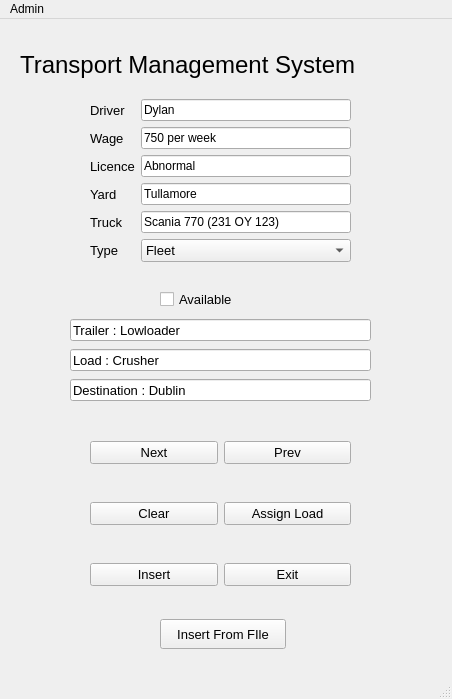
<?xml version="1.0" encoding="UTF-8"?>
<ui version="4.0">
 <class>MainWindow</class>
 <widget class="QMainWindow" name="MainWindow">
  <property name="geometry">
   <rect>
    <x>0</x>
    <y>0</y>
    <width>452</width>
    <height>699</height>
   </rect>
  </property>
  <property name="windowTitle">
   <string>MainWindow</string>
  </property>
  <widget class="QWidget" name="centralwidget">
   <widget class="QLabel" name="label">
    <property name="geometry">
     <rect>
      <x>20</x>
      <y>20</y>
      <width>421</width>
      <height>51</height>
     </rect>
    </property>
    <property name="font">
     <font>
      <pointsize>18</pointsize>
     </font>
    </property>
    <property name="text">
     <string>Transport Management System</string>
    </property>
   </widget>
   <widget class="QWidget" name="formLayoutWidget">
    <property name="geometry">
     <rect>
      <x>90</x>
      <y>80</y>
      <width>261</width>
      <height>184</height>
     </rect>
    </property>
    <layout class="QFormLayout" name="formLayout">
     <item row="0" column="0">
      <widget class="QLabel" name="label_2">
       <property name="font">
        <font>
         <pointsize>10</pointsize>
        </font>
       </property>
       <property name="text">
        <string>Driver</string>
       </property>
      </widget>
     </item>
     <item row="0" column="1">
      <widget class="QLineEdit" name="driverName">
       <property name="font">
        <font>
         <pointsize>9</pointsize>
        </font>
       </property>
       <property name="text">
        <string>Dylan</string>
       </property>
      </widget>
     </item>
     <item row="1" column="0">
      <widget class="QLabel" name="label_3">
       <property name="font">
        <font>
         <pointsize>10</pointsize>
        </font>
       </property>
       <property name="text">
        <string>Wage</string>
       </property>
      </widget>
     </item>
     <item row="1" column="1">
      <widget class="QLineEdit" name="driverWage">
       <property name="font">
        <font>
         <pointsize>9</pointsize>
        </font>
       </property>
       <property name="text">
        <string>750 per week</string>
       </property>
      </widget>
     </item>
     <item row="2" column="0">
      <widget class="QLabel" name="label_4">
       <property name="font">
        <font>
         <pointsize>10</pointsize>
        </font>
       </property>
       <property name="text">
        <string>Licence</string>
       </property>
      </widget>
     </item>
     <item row="2" column="1">
      <widget class="QLineEdit" name="licenceType">
       <property name="font">
        <font>
         <pointsize>9</pointsize>
        </font>
       </property>
       <property name="text">
        <string>Abnormal</string>
       </property>
      </widget>
     </item>
     <item row="3" column="0">
      <widget class="QLabel" name="label_5">
       <property name="font">
        <font>
         <pointsize>10</pointsize>
        </font>
       </property>
       <property name="text">
        <string>Yard</string>
       </property>
      </widget>
     </item>
     <item row="3" column="1">
      <widget class="QLineEdit" name="yardLocation">
       <property name="font">
        <font>
         <pointsize>9</pointsize>
        </font>
       </property>
       <property name="text">
        <string>Tullamore</string>
       </property>
      </widget>
     </item>
     <item row="4" column="0">
      <widget class="QLabel" name="label_6">
       <property name="font">
        <font>
         <pointsize>10</pointsize>
        </font>
       </property>
       <property name="text">
        <string>Truck</string>
       </property>
      </widget>
     </item>
     <item row="4" column="1">
      <widget class="QLineEdit" name="assignedTruck">
       <property name="font">
        <font>
         <pointsize>9</pointsize>
        </font>
       </property>
       <property name="text">
        <string>Scania 770 (231 OY 123)</string>
       </property>
      </widget>
     </item>
     <item row="5" column="0">
      <widget class="QLabel" name="label_7">
       <property name="font">
        <font>
         <pointsize>10</pointsize>
        </font>
       </property>
       <property name="text">
        <string>Type</string>
       </property>
      </widget>
     </item>
     <item row="5" column="1">
      <widget class="QComboBox" name="typeComboBox">
       <property name="font">
        <font>
         <pointsize>10</pointsize>
        </font>
       </property>
       <item>
        <property name="text">
         <string>Fleet</string>
        </property>
       </item>
       <item>
        <property name="text">
         <string>Truck</string>
        </property>
       </item>
       <item>
        <property name="text">
         <string>Driver</string>
        </property>
       </item>
      </widget>
     </item>
    </layout>
   </widget>
   <widget class="QCheckBox" name="availCheckBox">
    <property name="geometry">
     <rect>
      <x>160</x>
      <y>270</y>
      <width>91</width>
      <height>20</height>
     </rect>
    </property>
    <property name="font">
     <font>
      <pointsize>10</pointsize>
     </font>
    </property>
    <property name="text">
     <string>Available</string>
    </property>
   </widget>
   <widget class="QWidget" name="gridLayoutWidget">
    <property name="geometry">
     <rect>
      <x>90</x>
      <y>390</y>
      <width>261</width>
      <height>211</height>
     </rect>
    </property>
    <layout class="QGridLayout" name="gridLayout">
     <item row="2" column="0">
      <widget class="QPushButton" name="insertButton">
       <property name="font">
        <font>
         <pointsize>10</pointsize>
        </font>
       </property>
       <property name="text">
        <string>Insert</string>
       </property>
      </widget>
     </item>
     <item row="0" column="0">
      <widget class="QPushButton" name="nextButton">
       <property name="font">
        <font>
         <pointsize>10</pointsize>
        </font>
       </property>
       <property name="text">
        <string>Next</string>
       </property>
      </widget>
     </item>
     <item row="0" column="1">
      <widget class="QPushButton" name="prevButton">
       <property name="font">
        <font>
         <pointsize>10</pointsize>
        </font>
       </property>
       <property name="text">
        <string>Prev</string>
       </property>
      </widget>
     </item>
     <item row="1" column="1">
      <widget class="QPushButton" name="assignLoadButton">
       <property name="font">
        <font>
         <pointsize>10</pointsize>
        </font>
       </property>
       <property name="text">
        <string>Assign Load</string>
       </property>
      </widget>
     </item>
     <item row="1" column="0">
      <widget class="QPushButton" name="clearButton">
       <property name="font">
        <font>
         <pointsize>10</pointsize>
        </font>
       </property>
       <property name="text">
        <string>Clear</string>
       </property>
      </widget>
     </item>
     <item row="2" column="1">
      <widget class="QPushButton" name="exitButton">
       <property name="font">
        <font>
         <pointsize>10</pointsize>
        </font>
       </property>
       <property name="text">
        <string>Exit</string>
       </property>
      </widget>
     </item>
    </layout>
   </widget>
   <widget class="QLineEdit" name="trailerType">
    <property name="geometry">
     <rect>
      <x>70</x>
      <y>300</y>
      <width>301</width>
      <height>22</height>
     </rect>
    </property>
    <property name="font">
     <font>
      <pointsize>10</pointsize>
     </font>
    </property>
    <property name="text">
     <string>Trailer : Lowloader</string>
    </property>
   </widget>
   <widget class="QLineEdit" name="assignedLoad">
    <property name="geometry">
     <rect>
      <x>70</x>
      <y>330</y>
      <width>301</width>
      <height>22</height>
     </rect>
    </property>
    <property name="font">
     <font>
      <pointsize>10</pointsize>
     </font>
    </property>
    <property name="text">
     <string>Load : Crusher</string>
    </property>
   </widget>
   <widget class="QLineEdit" name="loadDestination">
    <property name="geometry">
     <rect>
      <x>70</x>
      <y>360</y>
      <width>301</width>
      <height>22</height>
     </rect>
    </property>
    <property name="font">
     <font>
      <pointsize>10</pointsize>
     </font>
    </property>
    <property name="text">
     <string>Destination : Dublin</string>
    </property>
   </widget>
   <widget class="QPushButton" name="insertFromFileButton">
    <property name="geometry">
     <rect>
      <x>160</x>
      <y>600</y>
      <width>126</width>
      <height>30</height>
     </rect>
    </property>
    <property name="font">
     <font>
      <pointsize>10</pointsize>
     </font>
    </property>
    <property name="text">
     <string>Insert From FIle</string>
    </property>
   </widget>
  </widget>
  <widget class="QMenuBar" name="menubar">
   <property name="geometry">
    <rect>
     <x>0</x>
     <y>0</y>
     <width>452</width>
     <height>26</height>
    </rect>
   </property>
   <widget class="QMenu" name="menuAdmin">
    <property name="title">
     <string>Admin</string>
    </property>
    <addaction name="actionMark_Available"/>
    <addaction name="actionMark_Unavailable"/>
    <addaction name="actionExit"/>
   </widget>
   <addaction name="menuAdmin"/>
  </widget>
  <widget class="QStatusBar" name="statusbar"/>
  <action name="actionMark_Available">
   <property name="text">
    <string>Mark Available</string>
   </property>
  </action>
  <action name="actionMark_Unavailable">
   <property name="text">
    <string>Mark Unavailable</string>
   </property>
  </action>
  <action name="actionExit">
   <property name="text">
    <string>Exit</string>
   </property>
  </action>
 </widget>
 <resources/>
 <connections>
  <connection>
   <sender>availCheckBox</sender>
   <signal>pressed()</signal>
   <receiver>MainWindow</receiver>
   <slot>update()</slot>
   <hints>
    <hint type="sourcelabel">
     <x>205</x>
     <y>285</y>
    </hint>
    <hint type="destinationlabel">
     <x>225</x>
     <y>290</y>
    </hint>
   </hints>
  </connection>
  <connection>
   <sender>nextButton</sender>
   <signal>pressed()</signal>
   <receiver>MainWindow</receiver>
   <slot>update()</slot>
   <hints>
    <hint type="sourcelabel">
     <x>153</x>
     <y>441</y>
    </hint>
    <hint type="destinationlabel">
     <x>225</x>
     <y>290</y>
    </hint>
   </hints>
  </connection>
  <connection>
   <sender>prevButton</sender>
   <signal>pressed()</signal>
   <receiver>MainWindow</receiver>
   <slot>update()</slot>
   <hints>
    <hint type="sourcelabel">
     <x>286</x>
     <y>441</y>
    </hint>
    <hint type="destinationlabel">
     <x>225</x>
     <y>290</y>
    </hint>
   </hints>
  </connection>
  <connection>
   <sender>clearButton</sender>
   <signal>pressed()</signal>
   <receiver>MainWindow</receiver>
   <slot>update()</slot>
   <hints>
    <hint type="sourcelabel">
     <x>153</x>
     <y>508</y>
    </hint>
    <hint type="destinationlabel">
     <x>225</x>
     <y>290</y>
    </hint>
   </hints>
  </connection>
  <connection>
   <sender>assignLoadButton</sender>
   <signal>pressed()</signal>
   <receiver>MainWindow</receiver>
   <slot>update()</slot>
   <hints>
    <hint type="sourcelabel">
     <x>286</x>
     <y>508</y>
    </hint>
    <hint type="destinationlabel">
     <x>225</x>
     <y>290</y>
    </hint>
   </hints>
  </connection>
  <connection>
   <sender>actionMark_Unavailable</sender>
   <signal>triggered()</signal>
   <receiver>MainWindow</receiver>
   <slot>update()</slot>
   <hints>
    <hint type="sourcelabel">
     <x>-1</x>
     <y>-1</y>
    </hint>
    <hint type="destinationlabel">
     <x>225</x>
     <y>290</y>
    </hint>
   </hints>
  </connection>
  <connection>
   <sender>actionMark_Available</sender>
   <signal>triggered()</signal>
   <receiver>MainWindow</receiver>
   <slot>update()</slot>
   <hints>
    <hint type="sourcelabel">
     <x>-1</x>
     <y>-1</y>
    </hint>
    <hint type="destinationlabel">
     <x>225</x>
     <y>290</y>
    </hint>
   </hints>
  </connection>
  <connection>
   <sender>actionExit</sender>
   <signal>triggered()</signal>
   <receiver>MainWindow</receiver>
   <slot>update()</slot>
   <hints>
    <hint type="sourcelabel">
     <x>-1</x>
     <y>-1</y>
    </hint>
    <hint type="destinationlabel">
     <x>225</x>
     <y>290</y>
    </hint>
   </hints>
  </connection>
  <connection>
   <sender>insertButton</sender>
   <signal>pressed()</signal>
   <receiver>MainWindow</receiver>
   <slot>update()</slot>
   <hints>
    <hint type="sourcelabel">
     <x>153</x>
     <y>583</y>
    </hint>
    <hint type="destinationlabel">
     <x>225</x>
     <y>349</y>
    </hint>
   </hints>
  </connection>
  <connection>
   <sender>exitButton</sender>
   <signal>pressed()</signal>
   <receiver>MainWindow</receiver>
   <slot>update()</slot>
   <hints>
    <hint type="sourcelabel">
     <x>286</x>
     <y>583</y>
    </hint>
    <hint type="destinationlabel">
     <x>225</x>
     <y>349</y>
    </hint>
   </hints>
  </connection>
  <connection>
   <sender>insertFromFileButton</sender>
   <signal>pressed()</signal>
   <receiver>MainWindow</receiver>
   <slot>update()</slot>
   <hints>
    <hint type="sourcelabel">
     <x>222</x>
     <y>640</y>
    </hint>
    <hint type="destinationlabel">
     <x>225</x>
     <y>349</y>
    </hint>
   </hints>
  </connection>
 </connections>
</ui>
